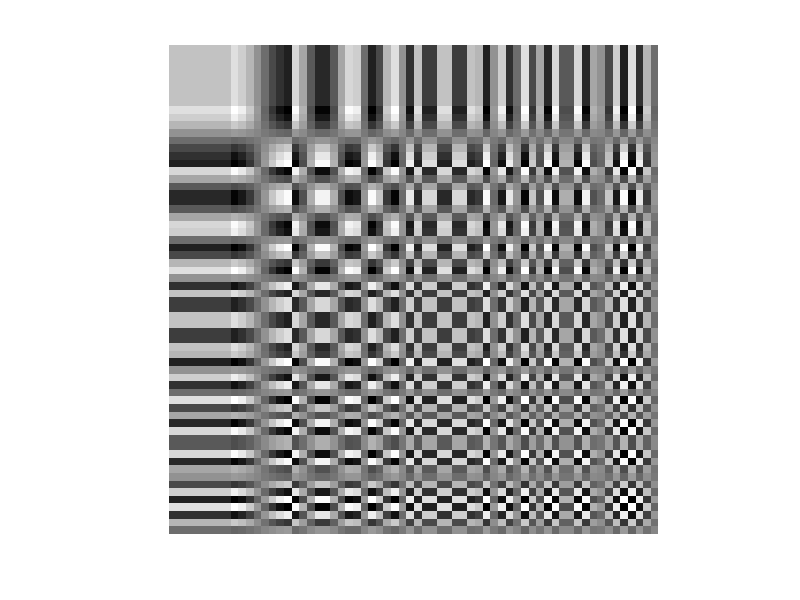

The MATLAB source for this figure: (Note: this script raises an error after producing the figure.)
% single precision, multiple patches
clear all
close all
clc
tic
N=8; % NxN DCT 
K=N^2; % number of sub-bands
B=zeros(N^2); % DCT basis functions image
H=zeros(N^2,N,N); % 64x8x8 matrix containing all basis functions
T=dctmtx(N); % 1D DCT Matrix
inverse=0;
k=0;
M=15; % bins
% Build DCT Basis
for n2=1:N
    for n1=1:N
        k=k+1;
        I=zeros(N);
        I(n1,n2)=1;
        dct_basis_function=single(T'*I*T)/N;
        B((n1-1)*N+1:(n1-1)*N+8,(n2-1)*N+1:(n2-1)*N+8)=dct_basis_function;
        H(k,:,:)=dct_basis_function;
    end
end
figure(1)
imshow(B,[]) % DCT basis functions

DIM=360;
Y=imread('im3_s.jpg');
Y=Y(1:DIM,1:DIM);
sigma=0;
YN=single(Y)+single(randn(size(Y))*sigma);

YB=(zeros(K,DIM+N-1,DIM+N-1));
L_Trans_X=zeros(K*(M+1),1);
%Synthesis
Ye=0;
q=zeros(M+1,K);
%L=single(zeros((DIM)^2,N*N*(M+1)));
L=single(zeros((DIM+2*N-2)^2,N*N*(M+1)));
l=0;
for k=1:N^2
    % Multiband decomposition
    tmp_conv_YN=single(conv2(single(YN),single(squeeze(H(k,:,:)))));
    tmp_conv_Y=single(conv2(single(Y),single(squeeze(H(k,:,:)))));
    
    YB(k,:,:)=tmp_conv_YN;
    YB_tmp=squeeze(YB(k,:,:));
    [S q(:,k) h]=Sq2(YB_tmp(:),M,min(YB_tmp(:))-1,max(YB_tmp(:))+1);
    for i=1:M+1
        l=l+1;
        basis_tmp=single(fliplr(flipud(squeeze(H(k,:,:)))));
        Hi=single(conv2(single(reshape(full(S(:,i)),DIM+N-1,DIM+N-1)),basis_tmp));
        L(:,l)= single(Hi(:));
           end
    % L_Transpose_X calculation
    YB(k,:,:)=tmp_conv_Y;
    YB_tmp=squeeze(YB(k,:,:));
    %[S_tmp  q_tmp(:,k) h_tmp]=Sq2(YB_tmp(:),M,min(YB_tmp(:))*1.1,max(YB_tmp(:))*0.9);
    L_Trans_X((k-1)*(M+1)+1:k*(M+1)) = single(full(S)')*YB_tmp(:);
end
%Ye=uint8(Ye(N:end-N+1,N:end-N+1)); % Reconstructed Image
%


xx=L*q(:);
xx=reshape(xx,DIM+2*(N-1),DIM+2*(N-1));
yy=uint8(xx(8:end-7,8:end-7));
imshow(yy,[])
LL=L'*L;
lamda=(0.005*DIM*DIM/M)^2;
p=inv(LL+lamda*eye(K*(M+1)))*(L_Trans_X+lamda*q(:));
plot((p-q(:)).^2)